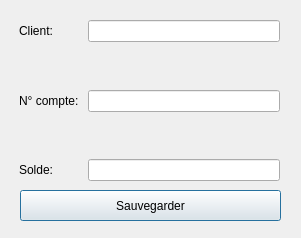
<?xml version="1.0" encoding="UTF-8"?>
<ui version="4.0">
 <class>AddClient</class>
 <widget class="QDialog" name="AddClient">
  <property name="geometry">
   <rect>
    <x>0</x>
    <y>0</y>
    <width>301</width>
    <height>238</height>
   </rect>
  </property>
  <property name="windowTitle">
   <string>Dialog</string>
  </property>
  <widget class="QWidget" name="verticalLayoutWidget">
   <property name="geometry">
    <rect>
     <x>19</x>
     <y>20</y>
     <width>261</width>
     <height>161</height>
    </rect>
   </property>
   <layout class="QVBoxLayout" name="verticalLayout">
    <item>
     <layout class="QFormLayout" name="formLayout">
      <item row="0" column="0">
       <widget class="QLabel" name="clientLabel">
        <property name="text">
         <string>Client: </string>
        </property>
       </widget>
      </item>
      <item row="0" column="1">
       <widget class="QLineEdit" name="m_client"/>
      </item>
      <item row="1" column="1">
       <spacer name="verticalSpacer_2">
        <property name="orientation">
         <enum>Qt::Vertical</enum>
        </property>
        <property name="sizeHint" stdset="0">
         <size>
          <width>191</width>
          <height>28</height>
         </size>
        </property>
       </spacer>
      </item>
      <item row="2" column="0">
       <widget class="QLabel" name="numCompteLabel">
        <property name="text">
         <string>N° compte: </string>
        </property>
       </widget>
      </item>
      <item row="2" column="1">
       <widget class="QLineEdit" name="m_compte"/>
      </item>
      <item row="4" column="0">
       <widget class="QLabel" name="soldeLabel">
        <property name="text">
         <string>Solde:</string>
        </property>
       </widget>
      </item>
      <item row="4" column="1">
       <widget class="QLineEdit" name="m_solde"/>
      </item>
      <item row="3" column="1">
       <spacer name="verticalSpacer">
        <property name="orientation">
         <enum>Qt::Vertical</enum>
        </property>
        <property name="sizeHint" stdset="0">
         <size>
          <width>191</width>
          <height>28</height>
         </size>
        </property>
       </spacer>
      </item>
     </layout>
    </item>
   </layout>
  </widget>
  <widget class="QPushButton" name="m_ajouter">
   <property name="geometry">
    <rect>
     <x>20</x>
     <y>190</y>
     <width>261</width>
     <height>31</height>
    </rect>
   </property>
   <property name="text">
    <string>Sauvegarder</string>
   </property>
  </widget>
 </widget>
 <resources/>
 <connections/>
</ui>
